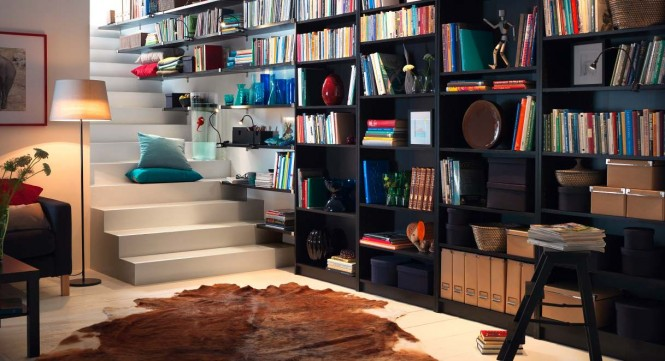
//> input picture img/13.jpg, 665 x 361 px
$ ./_floodFill2   (built with g++ and OpenCV 4)
//> lines starting //> are read from the running program, lines starting //| are printed output that depends on the picture; after the words box and inside, x2 and y2 are one past the last pixel; in counts of white or black regions, pixels touching at a corner belong together
#include<iostream>
#include<opencv2/opencv.hpp>

using namespace std;
using namespace cv;


//全局变量部分
Mat g_srcImg, g_dstImg, g_grayImg, g_maskImg;//原始图，目标图，灰度图，掩模图
int g_nFillMode = 1;//满水填充的模式
int g_nlowDifference = 20, g_nUpDifference = 20;//负差最大值，正差最大值
int g_nConnectivity = 4;//表示floodFill函数标识符第八位的联通值
int g_bIsColor = true;//是否为彩色图的标识符
bool g_bUseMask = false;//是否显示掩模窗口的布尔值
int g_nNewMaskVal = 255;//新的重新绘制的像素值

static void showHelpText() {

	cout << "本示例根据鼠标选区的点搜索图像中与之相近的点，并用不同颜色标注" << endl;
	cout << "按键操作说明：" << endl;
	cout << "鼠标点击图中示例区域，进行漫水填充" << endl;
	cout << "键盘按键【ESC】- 退出程序" << endl;
	cout << "键盘按键【1】-  切换彩色图/灰度图模式" << endl;
	cout << "键盘按键【2】- 显示/隐藏掩膜窗口" << endl;
	cout << "键盘按键【3】- 恢复原始图像" << endl;
	cout << "键盘按键【4】- 使用空范围的漫水填充" << endl;
	cout << "键盘按键【5】- 使用渐变、固定范围的漫水填充" << endl;
	cout << "键盘按键【6】- 使用渐变、浮动范围的漫水填充" << endl;
	cout << "键盘按键【7】- 操作标志符的低八位使用4位的连接模式" << endl;
	cout << "键盘按键【8】- 操作标志符的低八位使用8位的连接模式" << endl;
	/*

	*/
}

//           鼠标消息OnMouse回调函数
static void onMouse(int event, int x, int y, int, void *) {
	if (event != EVENT_LBUTTONDOWN) {
		return;
	}

	// ----------------------[调用floodfill函数之前的准备]---------------------------

	Point seed = Point(x, y);
	int lowDifference = g_nFillMode == 0 ? 0 : g_nlowDifference;//空范围的水漫填充，此值设置为0，否则设为全局的g_nLowDifference
	int upDifference = g_nFillMode == 0 ? 0 : g_nUpDifference;//空范围的水漫填充，此值设置为0，否则设为全局的g_nUpDifference

	//标识符的0~7位为g_nConnectivity ,8~15位为g_NewMaskVal 左移八位的值，16~23位为cv_FLOODFILEE_FIXED_RANFGE 或者0
	int flag = g_nConnectivity + (g_nNewMaskVal << 8) + (g_nFillMode == 1 ? FLOODFILL_FIXED_RANGE : 0);

	//随机生成bgr值

	int b = (unsigned)theRNG() & 255;//随机返回一个0-255之间的值
	int g = (unsigned)theRNG() & 255;
	int r = (unsigned)theRNG() & 255;

	Rect ccomp;//定义重绘区域的最小边界矩形区域
	//在重回区域像素的新值，若是彩色图模式，取Scalar(b, g, r);若是灰度图模式取Scalar(r * 0.299 + b * 0.299 + g * 0.299)
	Scalar newVal = g_bIsColor ? Scalar(b, g, r) : Scalar(r * 0.299 + b * 0.299 + g * 0.299);

	Mat dst = g_bIsColor ? g_dstImg : g_grayImg;//目标图的赋值

	int area;
	//-----------------------正式调用FloodFill函数---------------

	if (g_bUseMask) {
		threshold(g_maskImg, g_maskImg, 1, 128, THRESH_BINARY);
		area = floodFill(dst,
			g_maskImg,
			seed,
			newVal,
			&ccomp,
			Scalar(lowDifference, lowDifference, lowDifference),
			Scalar(upDifference, upDifference, upDifference),
			flag);
		imshow("mask", g_maskImg);
	}else{
		area = floodFill(dst,
			seed,
			newVal,
			&ccomp,
			Scalar(lowDifference, lowDifference, lowDifference),
			Scalar(upDifference, upDifference, upDifference),
			flag);
	}
	imshow("效果图", dst);
}

//----------------主函数体--------------

void doMain() {

	g_srcImg = imread("img/13.jpg", 1);
//> g_srcImg is the input picture: 361 rows x 665 cols, CV_8UC3; mean B, G, R 79.1, 86.7, 102.2

	if (!g_srcImg.data) { cout << "图片读取错误！！" << endl; return; }
	showHelpText();

	g_srcImg.copyTo(g_dstImg);
	cvtColor(g_srcImg, g_grayImg, COLOR_BGR2GRAY);//转化三通道的image0到灰度图
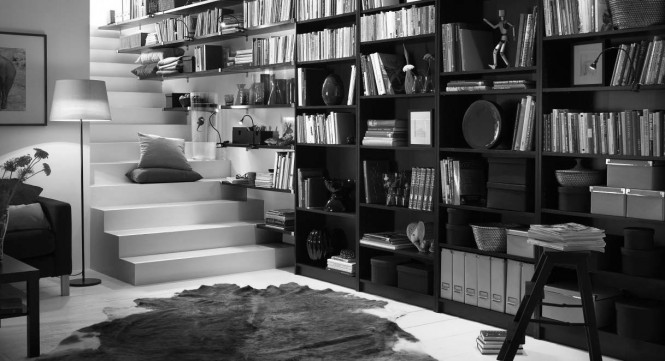
//> g_grayImg: 361 rows x 665 cols, CV_8UC1; min 0, max 255, mean 90.5
	g_maskImg.create(g_srcImg.rows + 2, g_srcImg.cols + 2, CV_8UC1);//利用image0的尺寸来初始化掩模mask

	namedWindow("效果图", WINDOW_AUTOSIZE);

	//创建Trackbar
	createTrackbar("负差最大值", "效果图", &g_nlowDifference, 255, 0);
	createTrackbar("正差最大值", "效果图", &g_nUpDifference, 255, 0);

	//鼠标回调函数
	setMouseCallback("效果图", onMouse, 0);
	while (true) {
		//先显示效果图
		imshow("效果图", g_bIsColor ? g_dstImg : g_grayImg);

		//获取键盘按键

		int c = waitKey(0);
//> the left mouse button is pressed and released at (166, 90)
//> in onMouse, `area = floodFill(dst, seed, newVal, &ccomp, Scalar(lowDifference, lowD..`: dst: 361 rows x 665 cols, CV_8UC3; 39 pixels changed, all inside (x1, y1, x2, y2) = (162, 87, 173, 93)
//> in onMouse, `area = floodFill(dst, seed, newVal, &ccomp, Scalar(lowDifference, lowD..`: area = 39; ccomp = Rect(162, 87, 11, 6)
//> the left mouse button is pressed and released at (498, 90)
//> in onMouse (call 3), `area = floodFill(dst, seed, newVal, &ccomp, Scalar(lowDifference, lowD..`: dst: 361 rows x 665 cols, CV_8UC3; mean B, G, R 79.2, 86.7, 102.2
//> the left mouse button is pressed and released at (498, 270)
//> the left mouse button is pressed and released at (166, 270)
//> in onMouse (call 7), `area = floodFill(dst, seed, newVal, &ccomp, Scalar(lowDifference, lowD..`:
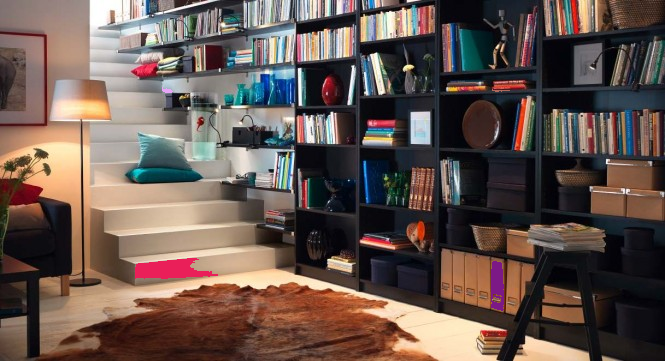
//> dst: 361 rows x 665 cols, CV_8UC3; mean B, G, R 79.1, 86, 102.4
//> in onMouse (call 7), `area = floodFill(dst, seed, newVal, &ccomp, Scalar(lowDifference, lowD..`: area = 1120; ccomp = Rect(135, 258, 83, 21)
//> the Esc key is pressed
		//判断esc是否按下，若按下则推出
		if ((c & 255) == 27) {
			cout << "程序推出--------------------" << endl;
			break;
		}
		//根据按键的不同，进行各种操作
		switch ((char)c)
		{
			//如果键盘‘1’被按下，效果图在灰度图，彩色图之间互换
		case '1':
			if (g_bIsColor) {//若原图为彩色，转化为灰度图，并且将掩模mask所有元素设置为0
				cout << "键盘‘1’被按下，切换彩色/灰度模式，当前操作为将【彩色模式】切换为【灰度模式】" << endl;
				cvtColor(g_srcImg, g_grayImg, COLOR_BGR2GRAY);
				g_maskImg = Scalar::all(0);//将mask所有元素设置为0
				g_bIsColor = false;//将标识符设置为false，表示当前图像部位彩色而是灰度
			}
			else {//若原来为灰度图，便将原来的彩图image0再次拷贝给image，并将掩模mask所有元素设置为0
				cout << "键盘‘1’被按下，切换彩色/灰度模式，当前操作为将【灰度模式】切换为【彩色模式】" << endl;
				g_srcImg.copyTo(g_dstImg);
				g_maskImg = Scalar::all(0);
				g_bIsColor = true;//将标识符设置为true表示当前图像模式为彩色
			}
			break;
		case '2':
			if (g_bUseMask) {
				destroyWindow("mask" );
				g_bUseMask = false;
			}
			else {
				namedWindow("mask", 0);
				g_maskImg = Scalar::all(0);
				imshow("mask", g_maskImg);
				g_bUseMask = true;
			}
			break;
			//如果键盘3被按下，恢复原始图像
		case '3':
			cout << "键盘‘3’被按下，恢复原始图像" << endl;
			g_srcImg.copyTo(g_dstImg);
			cvtColor(g_dstImg, g_grayImg, COLOR_BGR2GRAY);
			g_maskImg = Scalar::all(0);
			break;
			//如果键盘4被按下，使用空范围的漫水填充
		case '4':
			cout << "键盘‘4’被按下，使用空范围的漫水填充" << endl;
			g_nFillMode = 0;
			break;
			//如果键盘5被按下，使用渐变，固定范围的漫水填充
		case '5':
			cout << "键盘‘5’被按下，使用渐变，固定范围的漫水填充" << endl;
			g_nFillMode = 1;
			break;
			//如果键盘6被按下，使用渐变，浮动范围的漫水填充
		case '6':
			cout << "键盘‘6’被按下，使用渐变，浮动范围的漫水填充" << endl;
			g_nFillMode = 0;
			break;
			//如果键盘7被按下，操作标志符的第八位使用的4位的连接模式
		case '7':
			cout << "键盘‘7’被按下，操作标志符的第八位使用的4位的连接模式" << endl;
			g_nConnectivity = 4;
			break;
			//如果键盘8被按下，操作标志符的第八位使用的8位的连接模式
		case '8':
			cout << "键盘‘8’被按下，操作标志符的第八位使用的8位的连接模式" << endl;
			g_nConnectivity = 8;
			break;

		}
	}
}
//主函数，，，程序入口
//int main(int argc,char** argv) {
//	doMain();
//
//}

// added to run one function of the file
int main() { doMain(); }

$ run again, with img/1.jpg copied over img/13.jpg
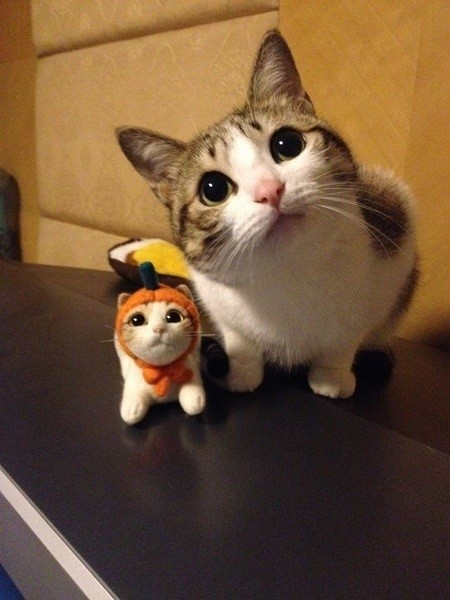
//> input picture img/1.jpg, 450 x 600 px
//> in doMain, g_srcImg is the input picture: 600 rows x 450 cols, CV_8UC3; mean B, G, R 57.3, 83.6, 111.7
//> in doMain, `cvtColor(g_srcImg, g_grayImg, COLOR_BGR2GRAY);`:
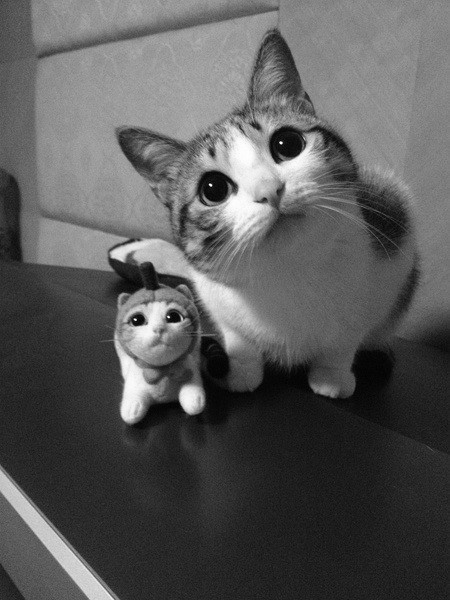
//> g_grayImg: 600 rows x 450 cols, CV_8UC1; min 0, max 254, mean 89
//> area = 27699; ccomp = Rect(36, 11, 243, 221)
//> in onMouse (call 7), `area = floodFill(dst, seed, newVal, &ccomp, Scalar(lowDifference, lowD..`:
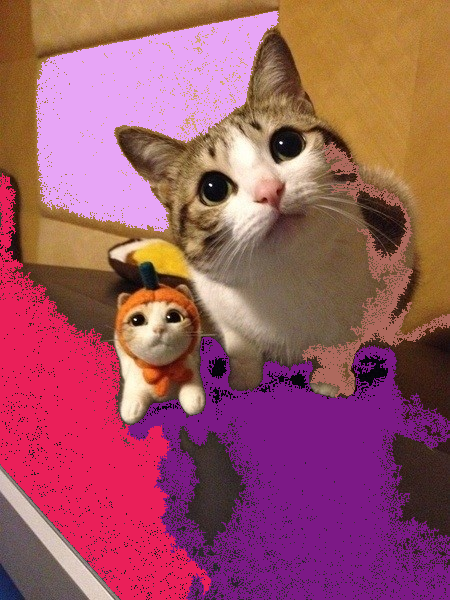
//> dst: 600 rows x 450 cols, CV_8UC3; mean B, G, R 99.9, 85.6, 156.9
//> area = 35284; ccomp = Rect(0, 173, 211, 427)
